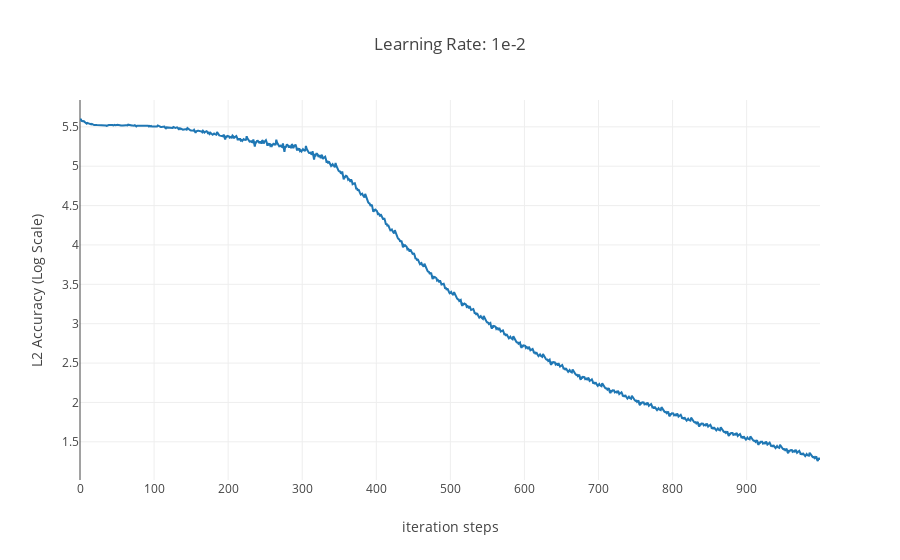

Here is the notebook cell this chart was saved with:
### Code cell
data = [go.Scatter(x=np.arange(1000),
                   y=np.log(np.array(classifier.loss)),
                   mode="lines",
                   name="layer_number: 10"),]
layout = go.Layout(
    title='Learning Rate: 1e-2',
    xaxis=dict(
        title='iteration steps',
    ),
    yaxis=dict(
        title='L2 Accuracy (Log Scale)'
    )
)
fig = go.Figure(data=data, layout=layout)
iplot(fig)

### Figure 1 — Plotly figure (JSON) as saved in the notebook; plotly's stock layout.template omitted (floating-point values rounded to 4 significant figures; data arrays with more than 128 entries replaced by an {"elided": "..."} marker saying what was removed)
{"data": [{"mode": "lines", "name": "layer_number: 10", "type": "scatter", "x": {"elided": "1000 int values"}, "y": {"elided": "1000 float values"}}], "layout": {"title": "Learning Rate: 1e-2", "xaxis": {"title": "iteration steps"}, "yaxis": {"title": "L2 Accuracy (Log Scale)"}}}
